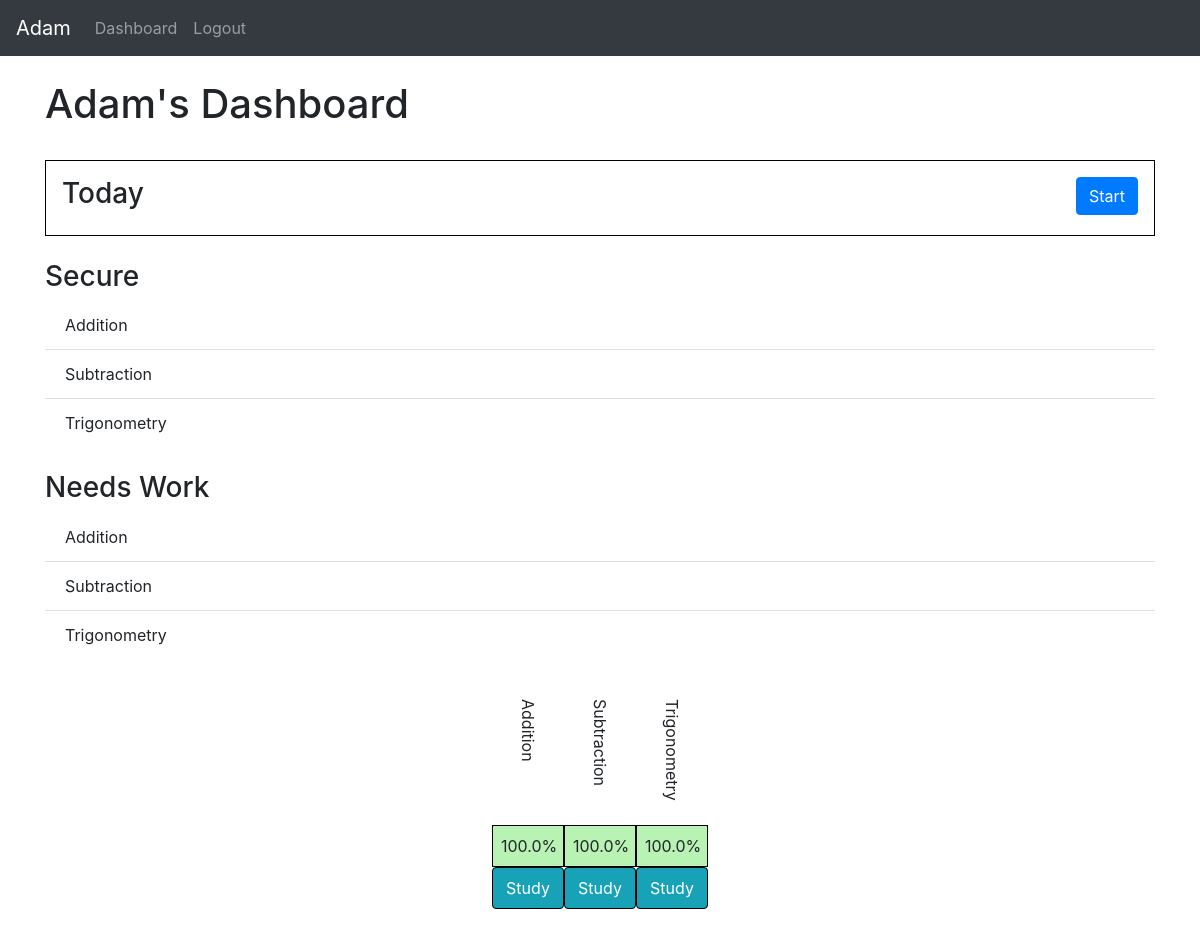
The page /student/dash (signed in) on the database its author committed.
### website/models.py (models this page shows)
class User(db.Model, UserMixin):                                                        # type: ignore
    id = db.Column(db.Integer, primary_key=True)
    email = db.Column(db.String(150), unique=True)
    password = db.Column(db.String(150))
    first_name = db.Column(db.String(150))
    teacher_id = db.relationship('Teacher', uselist=False, backref="user")
    student_id = db.relationship('Student', uselist=False, backref="user")

class Topic(db.Model):
    id = db.Column(db.Integer, primary_key=True)
    name = db.Column(db.String(150))
    active = db.Column(db.Boolean)
    locked = db.Column(db.Boolean)
    instances = db.Column(db.SmallInteger)
    date = db.Column(db.DateTime(timezone=True))
    group_id = db.Column(db.Integer, db.ForeignKey('group.id'))
    variable_ids = db.relationship('Variable')
    problem_ids = db.relationship('Problem')
    data_ids = db.relationship('Data')

class Data(db.Model):
    id = db.Column(db.Integer, primary_key=True)
    correct = db.Column(db.SmallInteger)
    completed = db.Column(db.SmallInteger)
    avg_time = db.Column(db.SmallInteger)
    accuracy = correct*100/completed
    last_done = db.Column(db.DateTime(timezone=True), default=func.now())
    topic_id = db.Column(db.Integer, db.ForeignKey('topic.id'))
    student_id = db.Column(db.Integer, db.ForeignKey('student.id'))

### website/student/student_views.py (the view)
@views.route('/dash', methods=['GET', 'POST']) # type: ignore
@login_required
def dash():
    if current_user.student_id: # type: ignore
        student = Student.query.filter_by(id=current_user.student_id.id).first() # type: ignore
    else:
        return redirect(url_for("teacher_views.groups", user=current_user))
    group = Group.query.get(student.group_id)
    top3 = (db.session.query(Topic, Data)
        .join(Data)
        .filter(Data.student_id == student.id)
        .filter(Topic.active)
        .order_by(Data.accuracy.desc())
        .order_by(Topic.name)
        ).limit(3).all()
    low3 = (db.session.query(Topic, Data)
        .join(Data)
        .filter(Data.student_id == student.id)
        .filter(Topic.active)
        .order_by(Data.accuracy.asc())
        .order_by(Topic.name)
        ).limit(3).all()
    value = request.form.get('button')
    if request.method == 'POST' and value:
        topic = Topic.query.get(value)
        return checkThisTopic(group, topic, student)
    elif request.method == 'POST':
        return checkTopics(group, student)
    for topic in group.topic_ids:
        if topic.active:
            days = datetime.now() - topic.date - timedelta(hours=1)
            data = Data.query.filter_by(student_id=student.id).filter_by(topic_id=topic.id).first()
            if days.seconds >= (data.completed)**2 and topic.problem_ids:
                return render_template("student/dash.html", user=current_user, student=student, group=group, top3=top3, low3=low3, remaining=True)
    return render_template("student/dash.html", user=current_user, student=student, group=group, top3=top3, low3=low3, remaining=False)

### website/templates/student/dash.html
{% extends "base.html" %} {% block title %}Dashboard{% endblock %}
{% block content %}
<br>
<h1>{{ user.first_name }}'s Dashboard</h1>
<br>
<div class="d-flex justify-content-between p-3" style="border:1px solid black">
    <h3>Today</h3>
    <form method="POST">
    {% if remaining %}
    <button type="submit" class="btn btn-primary">Start</button>
    {% else %}
    <h3 class="p-3" style="color: #009900;">All Done!</h3>
    {% endif %}
    </form>
</div>
<br>
<div>
    <div>
        <h3>Secure</h3>
        <ul class="list-group list-group-flush">
            {% for topic in top3 %}
            <li class="list-group-item">{{ topic[0].name }}</li>
            {% endfor %}
        </ul>
    </div>
    <br>
    <div>
        <h3>Needs Work</h3>
        <ul class="list-group list-group-flush">
            {% for topic in low3 %}
            <li class="list-group-item">{{ topic[0].name }}</li>
            {% endfor %}
        </ul>
    </div>
</div>
<br>
<div>
    <div class="p-2">
        <div class="d-flex justify-content-center">
        {% for topic in group.topic_ids %}
        {% if topic.active %}
        <div class="d-flex p-2" ><p style="writing-mode: tb-rl">{{ topic.name }}</p></div>
        {% endif%}
        {% endfor %}
    </div>
    <div class="d-flex justify-content-center">
    {% for data in student.data_ids %}
        {% for topic in group.topic_ids %}
        {% if data.topic_id == topic.id and topic.active%}
        <div class="d-flex p-2" style="width: 72px; background-color: hsl({{ data.correct*115/data.completed}}, 73%, 83%); border:1px solid black">{{ '%0.1f'| format(data.correct*100/data.completed) }}%</div>
        {% endif %}
        {% endfor %}
    {% endfor %}
    </div>
    <form method="POST">
    <div class="d-flex justify-content-center">
        {% for data in student.data_ids %}
            {% for topic in group.topic_ids %}
            {% if data.topic_id == topic.id and topic.active%}
            <button type="submit" name="button" class="btn btn-info p-2" style="width: 72px; border:1px solid black;" value="{{ topic.id }}">Study</button>
            {% endif %}
            {% endfor %}
        {% endfor %}
    </div>
    </form>
</div>
<br>
<br>
{% endblock %}🎉

### website/templates/base.html (shortened to what this page needs)
<!DOCTYPE html>
<html>
  <head>
    <link
      rel="stylesheet"
      href="https://stackpath.bootstrapcdn.com/bootstrap/4.4.1/css/bootstrap.min.css"
    />
    <link
      rel="stylesheet"
      href="https://stackpath.bootstrapcdn.com/font-awesome/4.7.0/css/font-awesome.min.css"
    />
  </head>
  <body>
    <nav class="navbar navbar-expand-lg navbar-dark bg-dark justify-content-between">
      <div>
      <div class="collapse navbar-collapse" id="navbar">
        <div class="navbar-nav">
            {% if user.is_authenticated %}
            <a class="navbar-brand" id="page" href='#'>{{ user.first_name }}</a>
            {% if user.teacher_id %}
            <a class="nav-item nav-link" id="page" href="/teacher/">Classes</a>
            {% elif user.student_id %}
            <a class="nav-item nav-link" id="page" href="/student/dash">Dashboard</a>
            {% endif %}
            <a class="nav-item nav-link ml-auto align-left" id="logout" href="/logout">Logout</a>
            {% else %}
            <a class="nav-item nav-link" id="login" href="/login">Login</a>
            <a class="nav-item nav-link" id="signUp" href="/sign-up">Sign Up</a>
            {% endif%}
        </div>
      </div>
    </div>
    </nav>
    <div class="container">{% block content %} {% endblock %}</div>
  </body>
</html>

### rows shown on the page
User: first_name "Adam"
Topic: name "Addition", {{ topic.id }} 1 (drawn)
Topic: name "Subtraction", {{ topic.id }} 2 (drawn)
Topic: name "Trigonometry", {{ topic.id }} 3 (drawn)
Data: data.correct*100/data.completed "100.0"
Data: data.correct*100/data.completed "100.0"
Data: data.correct*100/data.completed "100.0"
